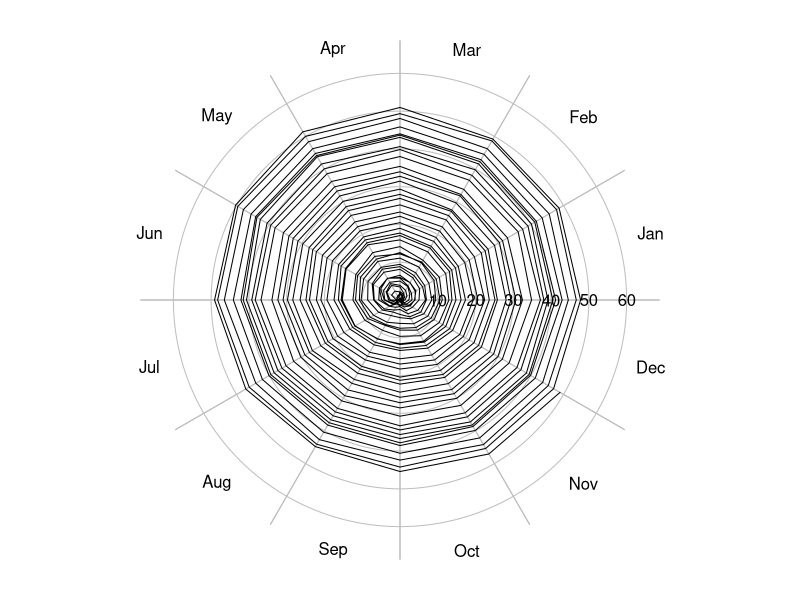
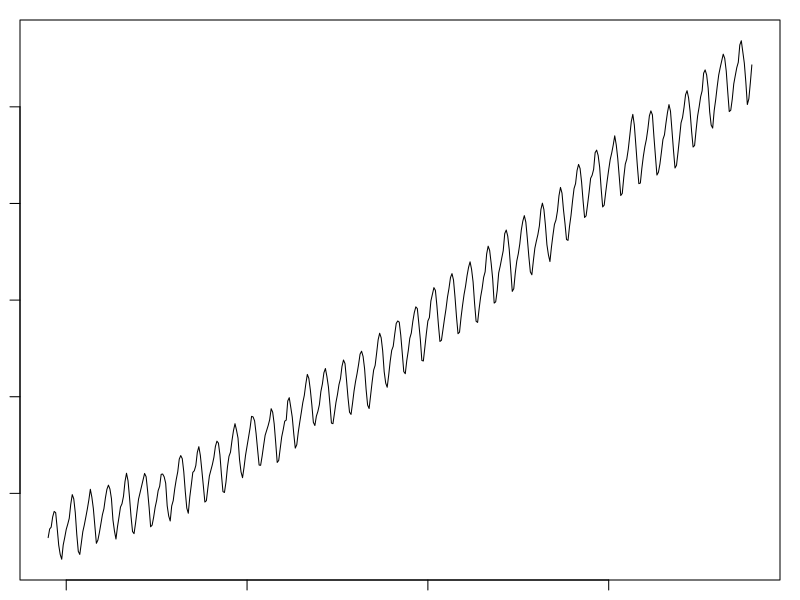

The R script that drew these images, in order:
## ---- chunk 1
hodograph <- function(x, y, t, rings, tcut=c("daily", "yearly"), ...)
{
    tcut <- match.arg(tcut)
    if (missing(t)) {
        stop("x-y method not coded yet\n")
    } else {
        if (!missing(y)) {
            stop("cannot give y if t is given\n")
        }
        if (tcut== "yearly") {
            ## x=x(t)
            t <- as.POSIXlt(t)
            start <- ISOdatetime(1900+as.POSIXlt(t[1])$year, 1, 1, 0, 0, 0,
                                 tz=attr(t, "tzone"))
            day <- as.numeric(julian(t, origin=start))
            xx <- x * cos(day / 365 * 2 * pi)
            yy <- x * sin(day / 365 * 2 * pi)
            ## axes
            if (missing(rings))
                rings <- pretty(sqrt(xx^2 + yy^2))
            rscale <- 1.04 * max(rings)
            theta <- seq(0, 2 * pi, length.out=200)
            plot(xx, yy, asp=1, xlim=rscale*c(-1.1,1.1), ylim=rscale*c(-1.1, 1.1),
                 type='n', xlab="", ylab="", axes=FALSE)
            ## month lines
            month <- c("Jan", "Feb", "Mar", "Apr", "May", "Jun", "Jul", "Aug", "Sep", "Oct", "Nov", "Dec")
            for (m in 1:12) {
                phi <- 2*pi*(m-1)/12
                lines(rscale*cos(phi)*c(-1.1,1.1), rscale*sin(phi)*c(-1.1,1.1), col='gray')
                phi <- 2*pi*(0.5/12+(m-1)/12)
                text(1.1*rscale * cos(phi), 1.1*rscale * sin(phi), month[m]) 
            }
            for (r in rings) {
                gx <- r * cos(theta)
                gy <- r * sin(theta)
                lines(gx, gy, col='gray')
                text(gx[1], 0, format(r))
            }
            points(xx, yy, ...)
        } else {
            stop("only tcut=\"yearly\" works at this time\n")
        }
    }
}
data(co2)
year <- as.numeric(time(co2))
t0 <- as.POSIXlt("1959-01-01 00:00:00", tz="UTC")
t <- t0 + (year - year[1]) *365*86400
par(mar=rep(1, 4))
hodograph(x=co2-co2[1], t=t, tcut="yearly", type="l")
## ---- chunk 2
plot(co2)
